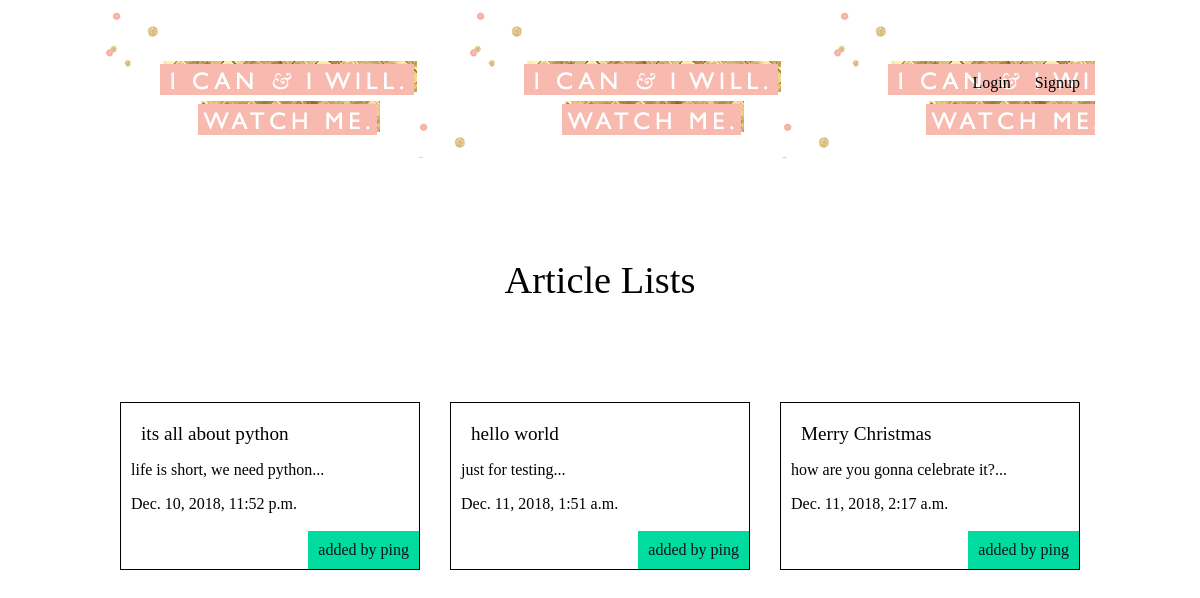
The app's page /articles/ with its own data.
### articles/models.py (models this page shows, shortened)
class Article(models.Model): #inheritance
	title= models.CharField(max_length=100)
	slug= models.SlugField()
	body=models.TextField()
	date=models.DateTimeField(auto_now_add=True)
	thumb=models.ImageField(default="default.png", blank=True)
	author=models.ForeignKey(User, default=None)
	def snippet(self):
		return self.body[:50]+'...'

### articles/views.py (the view)
def article_list(request):
	articles=Article.objects.all().order_by('date')
	return render(request, 'articles/article_list.html', {'articles': articles})

### articles/templates/articles/article_list.html
{% extends 'base_layout.html' %}
{% block content %}
	<h1> Article Lists</h1>
	<div class='articles'>
		{% for article in articles %}
		   <div class='article'>
		   	   <h2><a href="{%url 'articles:detail' slug=article.slug%}"> {{article.title}} </a></h2>
		   	   <p> {{article.snippet}} </p>
		   	   <p> {{ article.date}} </p>
		   	   <p class="author"> added by {{article.author.username}}
		   </div>
		{%endfor%}
	</div>
{% endblock %}

### templates/base_layout.html (shortened to what this page needs)
{%load static from staticfiles %}
<html>
<head>
    <link rel="stylesheet" href="{% static 'style.css' %}">
</head>
<body>
	<header class="wrapper">
		<h1><a href="{% url 'home' %}"></a></h1>
		<nav>
			<ul>
			  {% if user.is_authenticated %}
				<li>
					 <form class="logout-link" action="{%url 'accounts:logout'%}" method="post">
					 	{%csrf_token%}
					 	<button type="submit"> Logout</button>
					 </form>
				</li>
				<li> <a href="{%url 'articles:create'%}" class="highlight"> New Article</a></li>
			  {% else %}
			  <li> <a href="{%url 'accounts:login'%}">Login</a></li>
			   <li> <a href="{%url 'accounts:signup'%}">Signup</a></li>
			  {%endif%}
			</ul>
		</nav>
       </header>
       <div class="wrapper">
		{%block content%}
		{% endblock %}
	   </div>
</body>
</html>

### assets/style.css (style rules this page uses)
body { background-color: write; background-repeat-y: no-repeat; color: black; }
body * { font-family: Ubuntu; }
h1, h2, h3, h4, h5 { font-weight: normal; margin: 10; }
a, a:hover, a:visited { color: black; text-decoration: none; }
.wrapper { max-width: 960px; margin: 0 auto; }
div.wrapper > h1 { text-align: center; margin: 100px auto; font-size: 2.4em }
header { display: grid; grid-template-columns: 1fr 1fr; padding: 50px 15; background-image: url(/static/bgimage.png); }
nav { justify-self: end; }
nav li { display: inline-block; list-style-type: none; margin-left: 20px; }
.articles { display: grid; grid-template-columns: 2fr 2fr 2fr; grid-gap: 30px; }
.article { padding: 10px; border: 1px solid black; position: relative; padding-bottom: 40px; }
.article h2 { font-size: 1.2em; }
.article .author { padding: 10px; background: #00dba0; position: absolute; right: 0; bottom: 0; margin: 0; color: #0f121f; }

### records on screen
Article: title "its all about python", snippet "life is short, we need python...", date "Dec. 10, 2018, 11:52 p.m.", author.username "ping"
Article: title "hello world", snippet "just for testing...", date "Dec. 11, 2018, 1:51 a.m.", author.username "ping"
Article: title "Merry Christmas", snippet "how are you gonna celebrate it?...", date "Dec. 11, 2018, 2:17 a.m.", author.username "ping"
